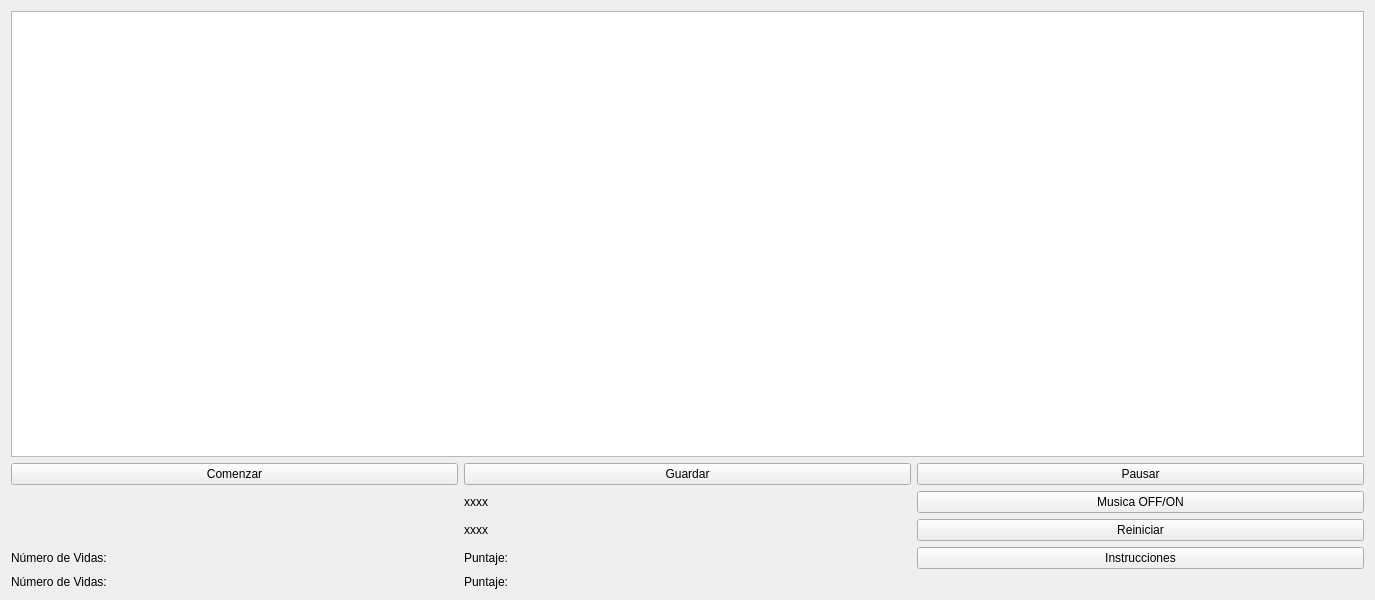
<?xml version="1.0" encoding="UTF-8"?>
<ui version="4.0">
 <class>Ventanajuego</class>
 <widget class="QWidget" name="Ventanajuego">
  <property name="geometry">
   <rect>
    <x>0</x>
    <y>0</y>
    <width>1375</width>
    <height>600</height>
   </rect>
  </property>
  <property name="minimumSize">
   <size>
    <width>0</width>
    <height>0</height>
   </size>
  </property>
  <property name="windowTitle">
   <string>DasLandDesSittich</string>
  </property>
  <property name="windowIcon">
   <iconset resource="Imagenes.qrc">
    <normaloff>:/Imagenes/principal_doble_diomedes.jpg</normaloff>:/Imagenes/principal_doble_diomedes.jpg</iconset>
  </property>
  <property name="toolTipDuration">
   <number>-1</number>
  </property>
  <layout class="QGridLayout" name="gridLayout">
   <item row="1" column="2">
    <widget class="QPushButton" name="Pausa_Juego">
     <property name="cursor">
      <cursorShape>PointingHandCursor</cursorShape>
     </property>
     <property name="text">
      <string>Pausar</string>
     </property>
    </widget>
   </item>
   <item row="1" column="0">
    <widget class="QPushButton" name="Iniciar_Juego">
     <property name="cursor">
      <cursorShape>PointingHandCursor</cursorShape>
     </property>
     <property name="text">
      <string>Comenzar</string>
     </property>
    </widget>
   </item>
   <item row="3" column="1">
    <widget class="QLabel" name="Vida_1">
     <property name="text">
      <string>&lt;html&gt;&lt;head/&gt;&lt;body&gt;&lt;p&gt;xxxx&lt;/p&gt;&lt;/body&gt;&lt;/html&gt;</string>
     </property>
    </widget>
   </item>
   <item row="1" column="1">
    <widget class="QPushButton" name="Guardar">
     <property name="cursor">
      <cursorShape>PointingHandCursor</cursorShape>
     </property>
     <property name="text">
      <string>Guardar</string>
     </property>
    </widget>
   </item>
   <item row="0" column="0" colspan="3">
    <widget class="QGraphicsView" name="graphicsView">
     <property name="enabled">
      <bool>true</bool>
     </property>
     <property name="verticalScrollBarPolicy">
      <enum>Qt::ScrollBarAlwaysOff</enum>
     </property>
     <property name="horizontalScrollBarPolicy">
      <enum>Qt::ScrollBarAlwaysOff</enum>
     </property>
    </widget>
   </item>
   <item row="4" column="1">
    <widget class="QLabel" name="Vida_2">
     <property name="text">
      <string>xxxx</string>
     </property>
    </widget>
   </item>
   <item row="5" column="1">
    <widget class="QLabel" name="Puntaje_1">
     <property name="text">
      <string>Puntaje: </string>
     </property>
    </widget>
   </item>
   <item row="6" column="1">
    <widget class="QLabel" name="Puntaje_2">
     <property name="text">
      <string>Puntaje:</string>
     </property>
    </widget>
   </item>
   <item row="5" column="0">
    <widget class="QLabel" name="N_Vidas_1">
     <property name="text">
      <string>Número de Vidas:</string>
     </property>
    </widget>
   </item>
   <item row="6" column="0">
    <widget class="QLabel" name="N_Vidas_2">
     <property name="text">
      <string>Número de Vidas:</string>
     </property>
    </widget>
   </item>
   <item row="3" column="2">
    <widget class="QPushButton" name="Musica">
     <property name="cursor">
      <cursorShape>PointingHandCursor</cursorShape>
     </property>
     <property name="text">
      <string>Musica OFF/ON</string>
     </property>
    </widget>
   </item>
   <item row="4" column="2">
    <widget class="QPushButton" name="reiniciar">
     <property name="cursor">
      <cursorShape>PointingHandCursor</cursorShape>
     </property>
     <property name="text">
      <string>Reiniciar</string>
     </property>
    </widget>
   </item>
   <item row="5" column="2">
    <widget class="QPushButton" name="Instrucciones">
     <property name="cursor">
      <cursorShape>PointingHandCursor</cursorShape>
     </property>
     <property name="text">
      <string>Instrucciones</string>
     </property>
    </widget>
   </item>
  </layout>
 </widget>
 <resources>
  <include location="Imagenes.qrc"/>
 </resources>
 <connections/>
</ui>
